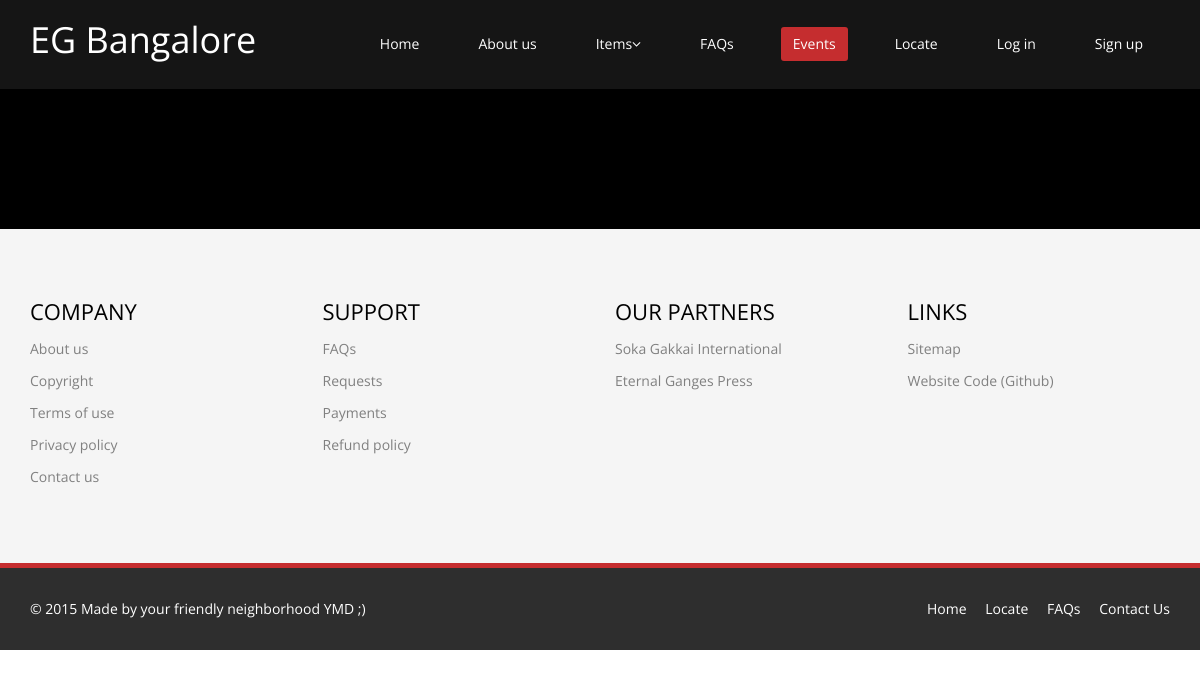
The page /estore/events/ on the database as committed earlier.
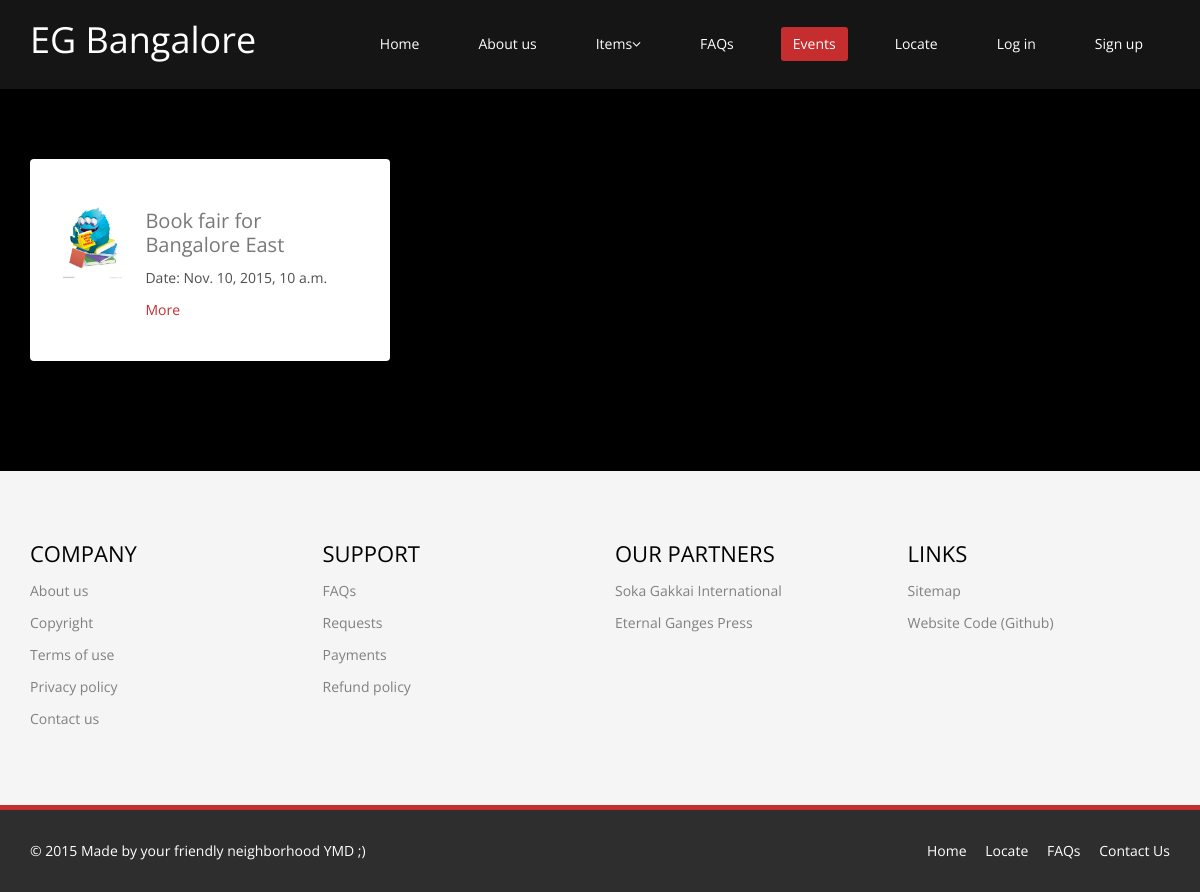
The same page on the database as committed later.
### estore/models.py (models this page shows)
class Event(models.Model):
	title = models.CharField(max_length=200)
	event_short = models.CharField(max_length=300, default='')
	event_detail = models.TextField()
	image_url = models.CharField(max_length=100, default='invalid')
	map_url = models.CharField(max_length=200, default='invalid')
	event_date = models.DateTimeField()
	keywords = models.CharField(max_length=200)

### estore/views.py (the view)
def events(request):
	context = {}
	events = queries.get_upcoming_events()
	context['events'] = events
	return render(request, 'estore/events.html', context)

### estore/queries.py (called while the page is built)
def get_upcoming_events():
	events = Event.objects.filter(event_date__gt=timezone.now())
	return events

### estore/templates/estore/events.html (shortened to what this page needs)
{% extends "estore/base.html" %}
{% load staticfiles %}
{% block maincontent %}
<section style="background:#000;">
<div class="container">
	<div class="row">
	{% for event in events%}
		<div class="col-sm-6 col-md-4">
		<div style="visibility: visible; animation-name: fadeInDown;" class="media services-wrap wow fadeInDown animated">
			<div class="pull-left">
				<img style="height:81px;" class="img-responsive" src="{{event.image_url}}">
			</div>
			<div class="media-body">
				<h3 class="media-heading">{{event.title}}</h3>
				<p>Date: {{event.event_date}} </p>
				<a href="/estore/event/{{event.id}}/">More</a>
			</div>
		</div>
		</div >
		{%endfor%}
	</div>
</div>
</section>
{% endblock %}

### estore/templates/estore/base.html (shortened to what this page needs)
{% load staticfiles %}
{% load account %}
{% load socialaccount %}
<!DOCTYPE html>
<html lang="en">
<head>
    <link href="/static/estore/css/bootstrap.min.css" rel="stylesheet">
    <link href="/static/estore/css/font-awesome.min.css" rel="stylesheet">
    <link href="/static/estore/css/animate.min.css" rel="stylesheet">
    <link href="/static/estore/css/prettyPhoto.css" rel="stylesheet">
    <link href="/static/estore/css/main.css" rel="stylesheet">
    <link href="/static/estore/css/responsive.css" rel="stylesheet">
</head>
<body class="homepage">
    <header id="header">
        <nav class="navbar navbar-inverse" role="banner">
            <div class="container">
                <div class="navbar-header">
                    <a class="navbar-brand" href="/">EG Bangalore</a>
                </div>
                <div class="collapse navbar-collapse navbar-right">
                    <ul class="nav navbar-nav">
                        <li {% if request.path == "/" %} class="active" {% endif %}><a href="/">Home</a></li>
                        <li {% if request.path == "/estore/about-us/" %} class="active" {% endif %}><a href="/estore/about-us/">About us</a></li>
                        <li class="dropdown">
                            <a href="#" class="dropdown-toggle" data-toggle="dropdown">Items<i class="fa fa-angle-down"></i></a>
                        </li>
                        <li {% if request.path == "/estore/faq/" %} class="active" {% endif %}><a href="/estore/faq/">FAQs</a></li>
                        <li {% if request.path == "/estore/events/" %} class="active" {% endif %}><a href="/estore/events/">Events</a></li>
                        <li {% if request.path == "/estore/locate/" %} class="active" {% endif %}><a href="/estore/locate/">Locate</a></li>
						{% if user.is_authenticated %}
						<li style="color:white;"> Welcome {{user}} </li>
                        <li><a href="{% url 'account_logout' %}">Sign Out</a></li>
						{% else %}
                        <li><a href="{% url 'account_login' %}">Log in</a></li>
                        <li><a href="{% url 'account_signup' %}">Sign up</a></li>
						{% endif %}
                    </ul>
                </div>
				            </div>
        </nav>
    </header>
{% block maincontent %}
{% endblock %}
    <section id="bottom">
        <div class="container wow fadeInDown" data-wow-duration="1000ms" data-wow-delay="600ms">
            <div class="row">
                <div class="col-md-3 col-sm-6">
                    <div class="widget">
                        <h3>Company</h3>
                        <ul>
                            <li><a href="/estore/about/">About us</a></li>
                            <li><a href="#">Copyright</a></li>
                            <li><a href="#">Terms of use</a></li>
                            <li><a href="#">Privacy policy</a></li>
                            <li><a href="/estore/contact/">Contact us</a></li>
                        </ul>
                    </div>
                </div>
                <div class="col-md-3 col-sm-6">
                    <div class="widget">
                        <h3>Support</h3>
                        <ul>
                            <li><a href="/estore/faq/">FAQs</a></li>
                            <li><a href="#">Requests</a></li>
                            <li><a href="#">Payments</a></li>
                            <li><a href="#">Refund policy</a></li>
                        </ul>
                    </div>
                </div>
               <div class="col-md-3 col-sm-6">
                    <div class="widget">
                        <h3>Our Partners</h3>
                        <ul>
                            <li><a href="http://www.sgi.org/">Soka Gakkai International</a></li>
                            <li><a href="http://www.eternalganges.com/">Eternal Ganges Press</a></li>
                        </ul>
                    </div>
                </div>
				<div class="col-md-3 col-sm-6">
                    <div class="widget">
                        <h3>Links</h3>
                        <ul>
                            <li><a href="#">Sitemap</a></li>
                            <li><a href="#">Website Code (Github)</a>
							</li>
                        </ul>
                    </div>
                </div>
            </div>
        </div>
    </section>
    <footer id="footer" class="midnight-blue">
        <div class="container">
            <div class="row">
                <div class="col-sm-6">
                    &copy; 2015 <a target="_blank" href="mailto:siddharthmanu@gmail.com">Made by your friendly neighborhood YMD ;)</a>
                </div>
                <div class="col-sm-6">
                    <ul class="pull-right">
                        <li><a href="/">Home</a></li>
                        <li><a href="/estore/locate/">Locate</a></li>
                        <li><a href="/estore/faq/">FAQs</a></li>
                        <li><a href="/estore/contact/">Contact Us</a></li>
                    </ul>
                </div>
            </div>
        </div>
    </footer>
</body>
</html>

### estore/static/estore/css/main.css (style rules this page uses)
body { background: #fff; font-family: 'Open Sans', sans-serif; color:#4e4e4e; line-height: 22px; }
h1, h2, h3, h4, h5, h6 { font-weight: 600; font-family: 'Open Sans', sans-serif; color:#4e4e4e; }
h3 { font-size: 16px; color: #787878; font-weight: 400; line-height: 24px; }
a { color: #c52d2f; -webkit-transition: color 300ms, background-color 300ms; -moz-transition: color 300ms, background-color 300ms; -o-transition: color 300ms, background-color 300ms; transition: color 300ms, background-color 300ms; }
.media>.pull-left { margin-right: 20px; }
body > section { padding: 70px 0; }
.navbar>.container .navbar-brand { margin-left: 0; }
.navbar-brand { padding: 0; margin:0; }
.navbar { border-radius: 0; margin-bottom: 0; background: #151515; padding: 15px 0; padding-bottom: 0; }
.navbar-nav { margin-top: 12px; }
.navbar-nav>li { margin-left: 35px; padding-bottom: 28px; }
.navbar-inverse .navbar-nav > li > a { padding: 5px 12px; margin: 0; border-radius: 3px; color: #fff; line-height: 24px; display: inline-block; }
.navbar-inverse { border: none; }
.navbar-inverse .navbar-brand { font-size: 36px; line-height: 50px; color: #fff; }
.navbar-inverse .navbar-nav > .active > a, .navbar-inverse .navbar-nav > .active > a:hover, .navbar-inverse .navbar-nav > .active > a:focus, .navbar-inverse .navbar-nav > .open > a, .navbar-inverse .navbar-nav > .open > a:hover, .navbar-inverse .navbar-nav > .open > a:focus { background-color: #c52d2f; color: #fff; }
.navbar-inverse .navbar-collapse, .navbar-inverse .navbar-form { border-top: 0; padding-bottom: 0; }
.services-wrap { padding: 40px 30px; background: #fff; border-radius: 4px; margin: 0 0 40px; }
.services-wrap h3 { font-size: 20px; margin: 10px 0; }
.services-wrap .pull-left { margin-right: 20px; }
.widget { margin-bottom: 60px; padding-left: 0; }
.widget h3 { color: #000; text-transform: uppercase; margin-bottom: 20px; }
#bottom { background: #f5f5f5; border-bottom: 5px solid #c52d2f; font-size: 14px; }
#bottom h3 { margin-top: 0; margin-bottom: 10px; text-transform: uppercase; font-size:22px; color: #000; }
#bottom ul { list-style: none; padding: 0; margin: 0; }
#bottom ul li { display: block; padding: 5px 0; }
#bottom ul li a { color: #808080; }
#bottom .widget { margin-bottom: 0; }
#footer { padding-top: 30px; padding-bottom: 30px; color: #fff; background: #2e2e2e; }
#footer a { color: #fff; }
#footer ul { list-style: none; padding: 0; margin: 0; }
#footer ul > li { display: inline-block; margin-left: 15px; }

Rows that differ between the two databases and show on the page:
added Event: image_url (picture), title "Book fair for Bangalore East", event_date "Nov. 10, 2015, 10 a.m."
